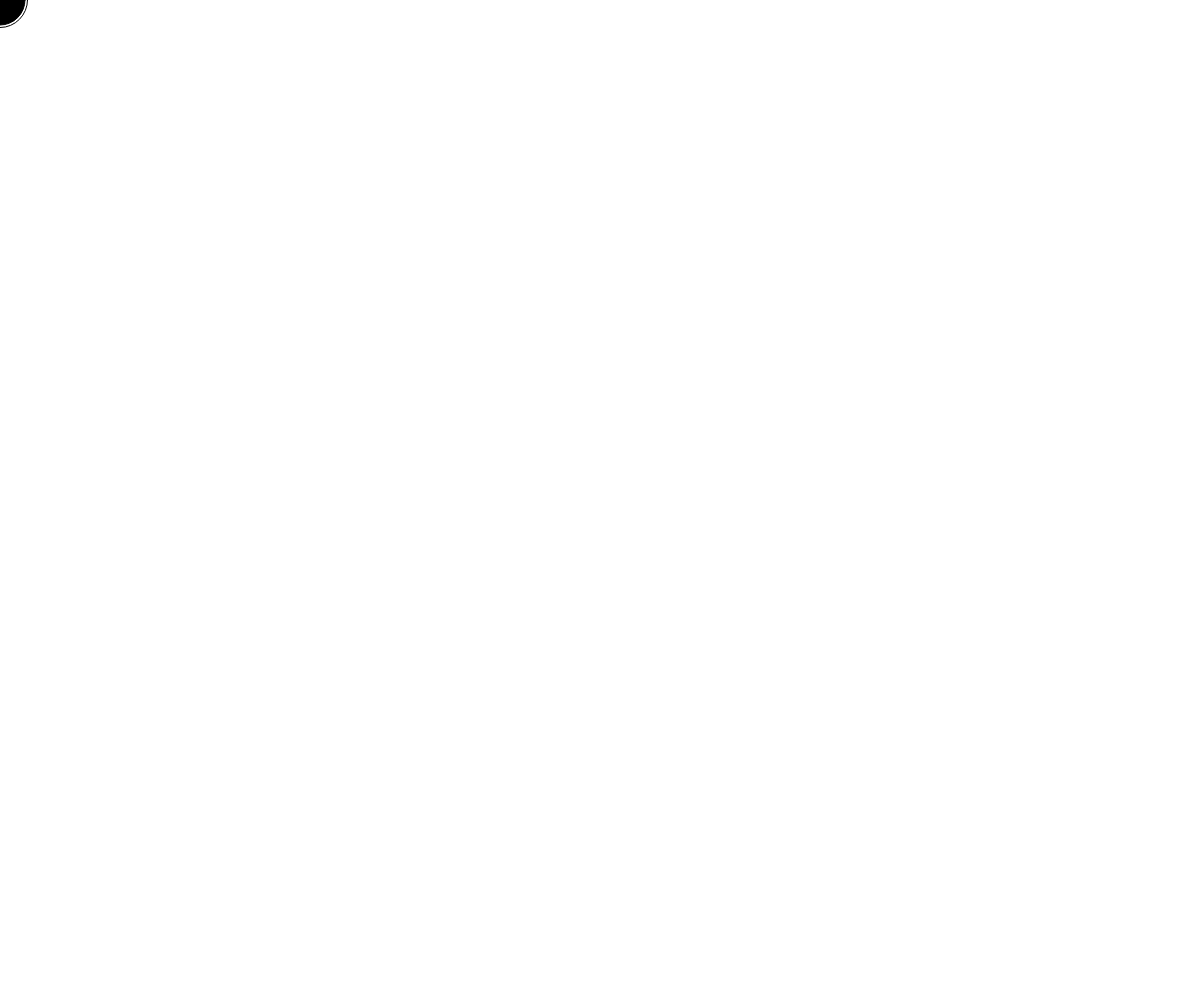
Frame 1 (no input)
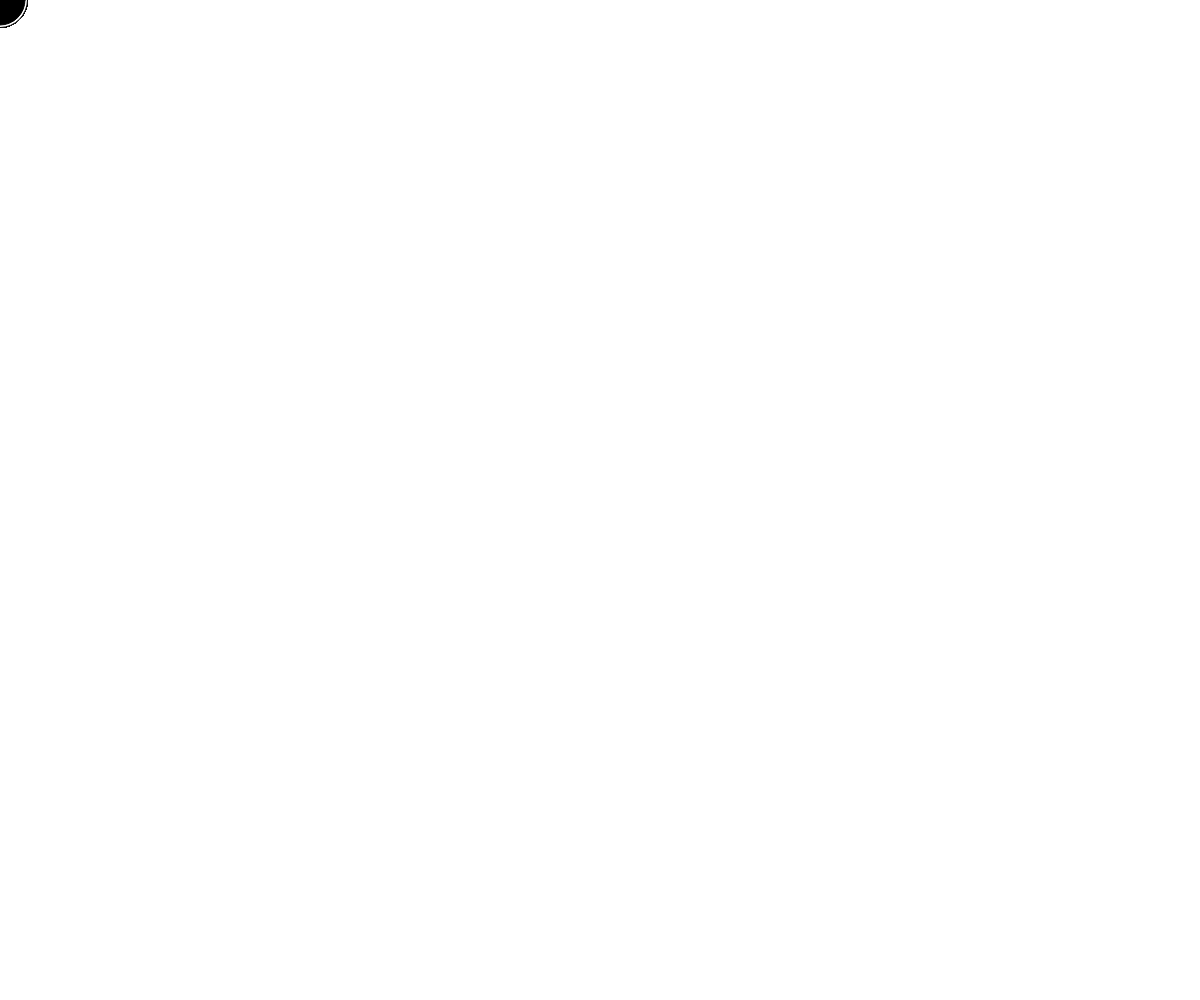
Frame 60 (no input)
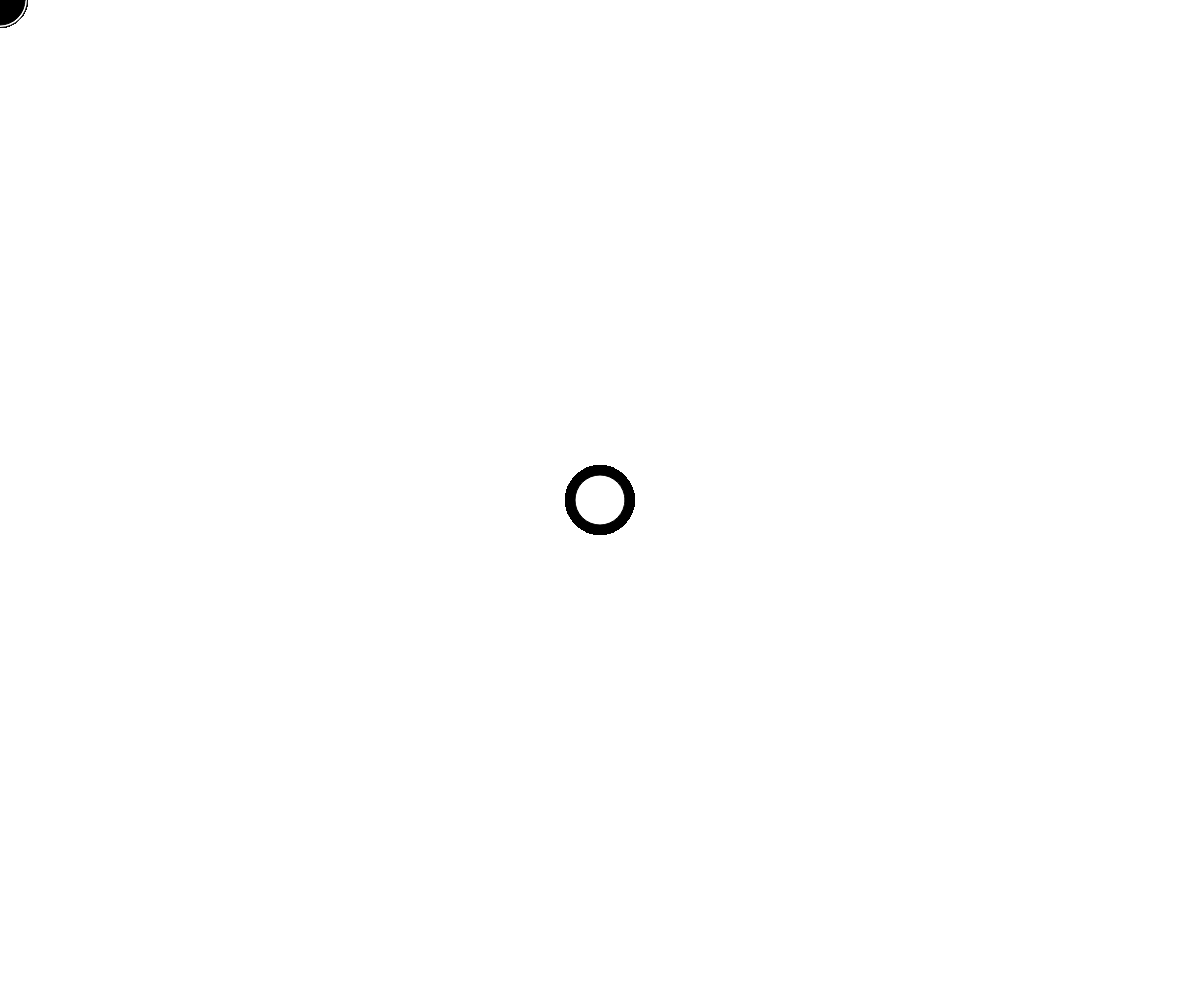
Frame 120 (the mouse pressed at the canvas centre since frame 60)

The p5.js sketch that drew these frames (run headless with seeded random() and noise() and a simulated clock; from frame 60 on, the mouse is pressed at the canvas centre):

// p5.js sketch
// ── sketch.js
function setup() {
  createCanvas(windowWidth, windowHeight);
  background(255);
}

function draw() {
  let mappedOuterSize = map(mouseX+mouseY, 0, width, 55, 70)
  let mappedColour = map(mouseX+mouseY, 0, height, 0, 255)
  let mappedColourReversed = map(mouseX+mouseY, 0, height, 255, 0)
  fill(mappedColourReversed)
  circle(mouseX, mouseY, mappedOuterSize)
  fill(mappedColour)
  circle(mouseX,mouseY,50)
}
